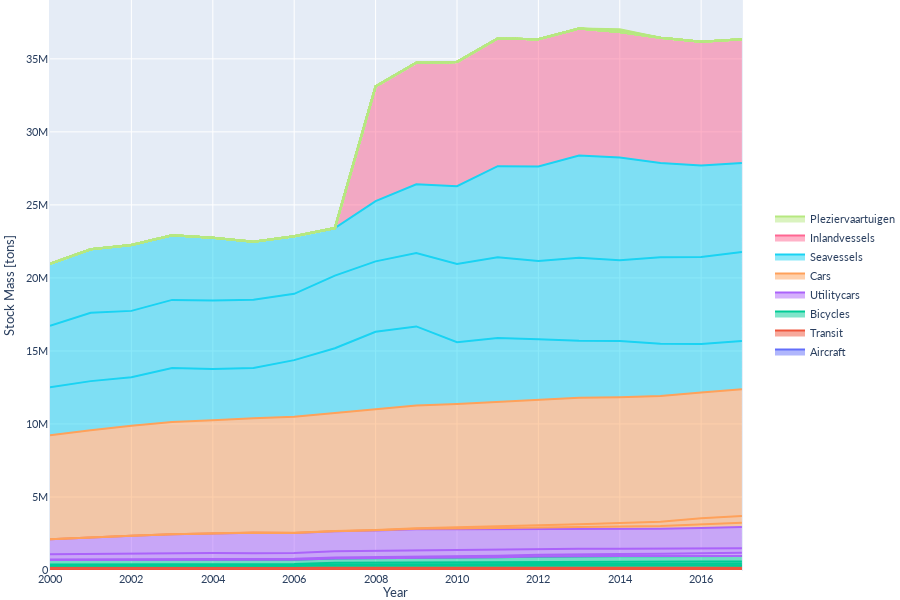

Notebook code cell kept with this figure:
### Markdown cell above
## 2 dimensional viewer
The 2-dimensional explorer allows to explore data using two dimensions.

### Code cell
### include and exclude are kinda mutually exclusive, be sane.
stocks.PlotMass2Dim(mat, 
                    Dim=['Class', 'Vehicle'], 
                    materials = dict(include = ['All'], exclude = [None]),
                    matgroup = dict(include = ['All'], exclude = [None]),
                    vehicles = dict(include = ['All'], exclude = [None]),
                    classes = dict(include = ['All'], exclude = [None]),
                    domain = dict(include = ['All'], exclude = [None]),
                    category_orders={'Class':['Inlandvessels','Seavessels','Cars','Utilitycars','Bicycles','Transit','Aircraft'][::-1]},
                    ylabel='Stock Mass [tons]',
                    )

### Figure 1 — Plotly figure (JSON) as saved in the notebook; plotly's stock layout.template omitted (floating-point values rounded to 4 significant figures)
{"data": [{"groupnorm": "", "hoverlabel": {"namelength": 0}, "hovertemplate": "Class=Aircraft<br>Vehicle=balloon<br>Year=%{x}<br>Mass=%{y}", "legendgroup": "Class=Aircraft", "line": {"color": "#636efa"}, "mode": "lines", "name": "Aircraft", "orientation": "v", "showlegend": true, "stackgroup": "1", "type": "scatter", "x": [2000, 2001, 2002, 2003, 2004, 2005, 2006, 2007, 2008, 2009, 2010, 2011, 2012, 2013, 2014, 2015, 2016, 2017], "xaxis": "x", "y": [255.4, 274.6, 276.0, 288.6, 290.5, 285.2, 290.5, 303.2, 305.1, 311.1, 307.1, 306.5, 307.8, 297.2, 286.6, 276.0, 283.3, 276.0], "yaxis": "y"}, {"groupnorm": "", "hoverlabel": {"namelength": 0}, "hovertemplate": "Class=Aircraft<br>Vehicle=B747<br>Year=%{x}<br>Mass=%{y}", "legendgroup": "Class=Aircraft", "line": {"color": "#636efa"}, "mode": "lines", "name": "Aircraft", "orientation": "v", "showlegend": false, "stackgroup": "1", "type": "scatter", "x": [2000, 2001, 2002, 2003, 2004, 2005, 2006, 2007, 2008, 2009, 2010, 2011, 2012, 2013, 2014, 2015, 2016, 2017], "xaxis": "x", "y": [6973.0, 6973.0, 6790.0, 6239.0, 5322.0, 5322.0, 5505, 5505, 5505, 5505, 5138, 5138, 4954.0, 5322.0, 5322.0, 5138, 4771, 3853.0], "yaxis": "y"}, {"groupnorm": "", "hoverlabel": {"namelength": 0}, "hovertemplate": "Class=Aircraft<br>Vehicle=A330<br>Year=%{x}<br>Mass=%{y}", "legendgroup": "Class=Aircraft", "line": {"color": "#636efa"}, "mode": "lines", "name": "Aircraft", "orientation": "v", "showlegend": false, "stackgroup": "1", "type": "scatter", "x": [2000, 2001, 2002, 2003, 2004, 2005, 2006, 2007, 2008, 2009, 2010, 2011, 2012, 2013, 2014, 2015, 2016, 2017], "xaxis": "x", "y": [16270.0, 16790.0, 16670.0, 18620.0, 18040.0, 16620.0, 16450.0, 16790.0, 16850.0, 17870.0, 17250.0, 16560.0, 16450.0, 16620.0, 16330.0, 15930.0, 16270.0, 16730.0], "yaxis": "y"}, {"groupnorm": "", "hoverlabel": {"namelength": 0}, "hovertemplate": "Class=Transit<br>Vehicle=locomotive<br>Year=%{x}<br>Mass=%{y}", "legendgroup": "Class=Transit", "line": {"color": "#EF553B"}, "mode": "lines", "name": "Transit", "orientation": "v", "showlegend": true, "stackgroup": "1", "type": "scatter", "x": [2000, 2001, 2002, 2003, 2004, 2005, 2006, 2007, 2008, 2009, 2010, 2011, 2012, 2013, 2014, 2015, 2016, 2017], "xaxis": "x", "y": [23160.0, 21400.0, 21400.0, 21400.0, 21400.0, 21400.0, 21400.0, 21400.0, 21400.0, 21400.0, 21400.0, 11660.0, 6896.0, 6896.0, 6896.0, 6896.0, 6896.0, 6896.0], "yaxis": "y"}, {"groupnorm": "", "hoverlabel": {"namelength": 0}, "hovertemplate": "Class=Transit<br>Vehicle=bus<br>Year=%{x}<br>Mass=%{y}", "legendgroup": "Class=Transit", "line": {"color": "#EF553B"}, "mode": "lines", "name": "Transit", "orientation": "v", "showlegend": false, "stackgroup": "1", "type": "scatter", "x": [2000, 2001, 2002, 2003, 2004, 2005, 2006, 2007, 2008, 2009, 2010, 2011, 2012, 2013, 2014, 2015, 2016, 2017], "xaxis": "x", "y": [120900.0, 123700.0, 124500.0, 126200.0, 126200.0, 125100.0, 122700.0, 120700.0, 123400.0, 125500.0, 130400.0, 127100.0, 124400.0, 118500.0, 114000.0, 111000.0, 108100.0, 112900.0], "yaxis": "y"}, {"groupnorm": "", "hoverlabel": {"namelength": 0}, "hovertemplate": "Class=Transit<br>Vehicle=ptrain<br>Year=%{x}<br>Mass=%{y}", "legendgroup": "Class=Transit", "line": {"color": "#EF553B"}, "mode": "lines", "name": "Transit", "orientation": "v", "showlegend": false, "stackgroup": "1", "type": "scatter", "x": [2000, 2001, 2002, 2003, 2004, 2005, 2006, 2007, 2008, 2009, 2010, 2011, 2012, 2013, 2014, 2015, 2016, 2017], "xaxis": "x", "y": [133500.0, 133500.0, 139700.0, 139700.0, 134000.0, 121600.0, 127100.0, 144400.0, 143500.0, 159200.0, 153200.0, 153200.0, 163100.0, 174500.0, 161900.0, 161900.0, 174600.0, 148300.0], "yaxis": "y"}, {"groupnorm": "", "hoverlabel": {"namelength": 0}, "hovertemplate": "Class=Bicycles<br>Vehicle=emoped<br>Year=%{x}<br>Mass=%{y}", "legendgroup": "Class=Bicycles", "line": {"color": "#00cc96"}, "mode": "lines", "name": "Bicycles", "orientation": "v", "showlegend": true, "stackgroup": "1", "type": "scatter", "x": [2007, 2008, 2009, 2010, 2011, 2012, 2013, 2014, 2015, 2016, 2017], "xaxis": "x", "y": [2.52, 3.55, 5.589, 8.68, 12.66, 16.21, 19.87, 22.11, 26.38, 31.06, 34.97], "yaxis": "y"}, {"groupnorm": "", "hoverlabel": {"namelength": 0}, "hovertemplate": "Class=Bicycles<br>Vehicle=ebicycle<br>Year=%{x}<br>Mass=%{y}", "legendgroup": "Class=Bicycles", "line": {"color": "#00cc96"}, "mode": "lines", "name": "Bicycles", "orientation": "v", "showlegend": false, "stackgroup": "1", "type": "scatter", "x": [2012, 2013, 2014, 2015, 2016, 2017], "xaxis": "x", "y": [18920, 23650, 28380.0, 30745, 33110, 42570.0], "yaxis": "y"}, {"groupnorm": "", "hoverlabel": {"namelength": 0}, "hovertemplate": "Class=Bicycles<br>Vehicle=moped<br>Year=%{x}<br>Mass=%{y}", "legendgroup": "Class=Bicycles", "line": {"color": "#00cc96"}, "mode": "lines", "name": "Bicycles", "orientation": "v", "showlegend": false, "stackgroup": "1", "type": "scatter", "x": [2007, 2008, 2009, 2010, 2011, 2012, 2013, 2014, 2015, 2016, 2017], "xaxis": "x", "y": [70930.0, 78290.0, 86840.0, 94710.0, 101600.0, 104600.0, 106600.0, 108000.0, 109900.0, 112000.0, 114400.0], "yaxis": "y"}, {"groupnorm": "", "hoverlabel": {"namelength": 0}, "hovertemplate": "Class=Bicycles<br>Vehicle=motorbike<br>Year=%{x}<br>Mass=%{y}", "legendgroup": "Class=Bicycles", "line": {"color": "#00cc96"}, "mode": "lines", "name": "Bicycles", "orientation": "v", "showlegend": false, "stackgroup": "1", "type": "scatter", "x": [2000, 2001, 2002, 2003, 2004, 2005, 2006, 2007, 2008, 2009, 2010, 2011, 2012, 2013, 2014, 2015, 2016, 2017], "xaxis": "x", "y": [82320.0, 87230.0, 91980.0, 98840.0, 103500.0, 107700.0, 111100.0, 114200.0, 117800.0, 121900.0, 125600.0, 128300.0, 130600.0, 131900.0, 132100.0, 131800.0, 131900.0, 132700.0], "yaxis": "y"}, {"groupnorm": "", "hoverlabel": {"namelength": 0}, "hovertemplate": "Class=Bicycles<br>Vehicle=bicycle<br>Year=%{x}<br>Mass=%{y}", "legendgroup": "Class=Bicycles", "line": {"color": "#00cc96"}, "mode": "lines", "name": "Bicycles", "orientation": "v", "showlegend": false, "stackgroup": "1", "type": "scatter", "x": [2000, 2001, 2002, 2003, 2004, 2005, 2006, 2007, 2008, 2009, 2010, 2011, 2012, 2013, 2014, 2015, 2016, 2017], "xaxis": "x", "y": [295000.0, 295000.0, 295000.0, 298314, 298314, 298314, 298314, 298314, 298314, 298314, 314887, 331460, 344700.0, 369600.0, 372900.0, 376200.0, 377900.0, 377900.0], "yaxis": "y"}, {"groupnorm": "", "hoverlabel": {"namelength": 0}, "hovertemplate": "Class=Utilitycars<br>Vehicle=lorry40t<br>Year=%{x}<br>Mass=%{y}", "legendgroup": "Class=Utilitycars", "line": {"color": "#ab63fa"}, "mode": "lines", "name": "Utilitycars", "orientation": "v", "showlegend": true, "stackgroup": "1", "type": "scatter", "x": [2000, 2001, 2002, 2003, 2004, 2005, 2006, 2007, 2008, 2009, 2010, 2011, 2012, 2013, 2014, 2015, 2016, 2017], "xaxis": "x", "y": [2113.0, 2427.0, 2428.0, 2568.0, 2644.0, 2751.0, 2940.0, 3182.0, 3335.0, 3752.0, 3803.0, 3877.0, 4060.0, 3992.0, 3941.0, 3813.0, 4003.0, 4121.0], "yaxis": "y"}, {"groupnorm": "", "hoverlabel": {"namelength": 0}, "hovertemplate": "Class=Utilitycars<br>Vehicle=lorry28t<br>Year=%{x}<br>Mass=%{y}", "legendgroup": "Class=Utilitycars", "line": {"color": "#ab63fa"}, "mode": "lines", "name": "Utilitycars", "orientation": "v", "showlegend": false, "stackgroup": "1", "type": "scatter", "x": [2000, 2001, 2002, 2003, 2004, 2005, 2006, 2007, 2008, 2009, 2010, 2011, 2012, 2013, 2014, 2015, 2016, 2017], "xaxis": "x", "y": [32690.0, 35970.0, 38890.0, 43080.0, 47200.0, 51730.0, 57660.0, 67800.0, 76330.0, 84560.0, 89590.0, 101000.0, 117300.0, 132100.0, 153100.0, 167500.0, 189400.0, 219300.0], "yaxis": "y"}, {"groupnorm": "", "hoverlabel": {"namelength": 0}, "hovertemplate": "Class=Utilitycars<br>Vehicle=lorry16t<br>Year=%{x}<br>Mass=%{y}", "legendgroup": "Class=Utilitycars", "line": {"color": "#ab63fa"}, "mode": "lines", "name": "Utilitycars", "orientation": "v", "showlegend": false, "stackgroup": "1", "type": "scatter", "x": [2000, 2001, 2002, 2003, 2004, 2005, 2006, 2007, 2008, 2009, 2010, 2011, 2012, 2013, 2014, 2015, 2016, 2017], "xaxis": "x", "y": [364400.0, 383600.0, 396800.0, 399000.0, 398600.0, 401500.0, 402600.0, 428000.0, 434900.0, 438200.0, 410400.0, 398000.0, 383900.0, 363200.0, 349800.0, 333900.0, 327200.0, 315700.0], "yaxis": "y"}, {"groupnorm": "", "hoverlabel": {"namelength": 0}, "hovertemplate": "Class=Utilitycars<br>Vehicle=icevan<br>Year=%{x}<br>Mass=%{y}", "legendgroup": "Class=Utilitycars", "line": {"color": "#ab63fa"}, "mode": "lines", "name": "Utilitycars", "orientation": "v", "showlegend": false, "stackgroup": "1", "type": "scatter", "x": [2000, 2001, 2002, 2003, 2004, 2005, 2006, 2007, 2008, 2009, 2010, 2011, 2012, 2013, 2014, 2015, 2016, 2017], "xaxis": "x", "y": [1032000.0, 1140000.0, 1218000.0, 1291000.0, 1350000.0, 1404000.0, 1368000.0, 1358000.0, 1392000.0, 1425000.0, 1428000.0, 1417000.0, 1405000.0, 1385000.0, 1363000.0, 1368000.0, 1396000.0, 1444000.0], "yaxis": "y"}, {"groupnorm": "", "hoverlabel": {"namelength": 0}, "hovertemplate": "Class=Cars<br>Vehicle=hev<br>Year=%{x}<br>Mass=%{y}", "legendgroup": "Class=Cars", "line": {"color": "#FFA15A"}, "mode": "lines", "name": "Cars", "orientation": "v", "showlegend": true, "stackgroup": "1", "type": "scatter", "x": [2007, 2008, 2009, 2010, 2011, 2012, 2013, 2014, 2015, 2016, 2017], "xaxis": "x", "y": [8849.0, 13800.0, 28660.0, 48400.0, 68910.0, 86850.0, 110400.0, 159100.0, 186600.0, 253100.0, 290100.0], "yaxis": "y"}, {"groupnorm": "", "hoverlabel": {"namelength": 0}, "hovertemplate": "Class=Cars<br>Vehicle=ev<br>Year=%{x}<br>Mass=%{y}", "legendgroup": "Class=Cars", "line": {"color": "#FFA15A"}, "mode": "lines", "name": "Cars", "orientation": "v", "showlegend": false, "stackgroup": "1", "type": "scatter", "x": [2000, 2001, 2002, 2003, 2004, 2005, 2006, 2007, 2008, 2009, 2010, 2011, 2012, 2013, 2014, 2015, 2016, 2017], "xaxis": "x", "y": [77.45, 112.3, 844.2, 1003.0, 1003.0, 3232.0, 8930.0, 14870.0, 21870.0, 45280.0, 76650.0, 108100.0, 135800.0, 175600.0, 251100.0, 301900.0, 407800.0, 475200.0], "yaxis": "y"}, {"groupnorm": "", "hoverlabel": {"namelength": 0}, "hovertemplate": "Class=Cars<br>Vehicle=icev<br>Year=%{x}<br>Mass=%{y}", "legendgroup": "Class=Cars", "line": {"color": "#FFA15A"}, "mode": "lines", "name": "Cars", "orientation": "v", "showlegend": false, "stackgroup": "1", "type": "scatter", "x": [2000, 2001, 2002, 2003, 2004, 2005, 2006, 2007, 2008, 2009, 2010, 2011, 2012, 2013, 2014, 2015, 2016, 2017], "xaxis": "x", "y": [7109000.0, 7329000.0, 7521000.0, 7682000.0, 7743000.0, 7835000.0, 7944000.0, 8087000.0, 8259000.0, 8401000.0, 8454000.0, 8544000.0, 8649000.0, 8668000.0, 8598000.0, 8595000.0, 8609000.0, 8673000.0], "yaxis": "y"}, {"groupnorm": "", "hoverlabel": {"namelength": 0}, "hovertemplate": "Class=Seavessels<br>Vehicle=tanker<br>Year=%{x}<br>Mass=%{y}", "legendgroup": "Class=Seavessels", "line": {"color": "#19d3f3"}, "mode": "lines", "name": "Seavessels", "orientation": "v", "showlegend": true, "stackgroup": "1", "type": "scatter", "x": [2000, 2001, 2002, 2003, 2004, 2005, 2006, 2007, 2008, 2009, 2010, 2011, 2012, 2013, 2014, 2015, 2016, 2017], "xaxis": "x", "y": [3291000.0, 3357000.0, 3324000.0, 3703000.0, 3513000.0, 3437000.0, 3883000.0, 4426000.0, 5305000.0, 5415000.0, 4224000.0, 4367000.0, 4109000.0, 3908000.0, 3848000.0, 3589000.0, 3318000.0, 3307000.0], "yaxis": "y"}, {"groupnorm": "", "hoverlabel": {"namelength": 0}, "hovertemplate": "Class=Seavessels<br>Vehicle=hmax<br>Year=%{x}<br>Mass=%{y}", "legendgroup": "Class=Seavessels", "line": {"color": "#19d3f3"}, "mode": "lines", "name": "Seavessels", "orientation": "v", "showlegend": false, "stackgroup": "1", "type": "scatter", "x": [2000, 2001, 2002, 2003, 2004, 2005, 2006, 2007, 2008, 2009, 2010, 2011, 2012, 2013, 2014, 2015, 2016, 2017], "xaxis": "x", "y": [4208000.0, 4679000.0, 4544000.0, 4664000.0, 4693000.0, 4674000.0, 4543000.0, 4972000.0, 4822000.0, 5020000.0, 5357000.0, 5534000.0, 5347000.0, 5677000.0, 5545000.0, 5911000.0, 5964000.0, 6085000.0], "yaxis": "y"}, {"groupnorm": "", "hoverlabel": {"namelength": 0}, "hovertemplate": "Class=Seavessels<br>Vehicle=bulker<br>Year=%{x}<br>Mass=%{y}", "legendgroup": "Class=Seavessels", "line": {"color": "#19d3f3"}, "mode": "lines", "name": "Seavessels", "orientation": "v", "showlegend": false, "stackgroup": "1", "type": "scatter", "x": [2000, 2001, 2002, 2003, 2004, 2005, 2006, 2007, 2008, 2009, 2010, 2011, 2012, 2013, 2014, 2015, 2016, 2017], "xaxis": "x", "y": [4249000.0, 4346000.0, 4517000.0, 4421000.0, 4292000.0, 3970000.0, 3938000.0, 3257000.0, 4129000.0, 4709000.0, 5323000.0, 6231000.0, 6473000.0, 7006000.0, 7030000.0, 6464000.0, 6267000.0, 6091000.0], "yaxis": "y"}, {"groupnorm": "", "hoverlabel": {"namelength": 0}, "hovertemplate": "Class=Inlandvessels<br>Vehicle=hmaxin<br>Year=%{x}<br>Mass=%{y}", "legendgroup": "Class=Inlandvessels", "line": {"color": "#FF6692"}, "mode": "lines", "name": "Inlandvessels", "orientation": "v", "showlegend": true, "stackgroup": "1", "type": "scatter", "x": [2008, 2009, 2010, 2011, 2012, 2013, 2014, 2015, 2016, 2017], "xaxis": "x", "y": [7851000.0, 8326000.0, 8514000.0, 8746000.0, 8715000.0, 8695000.0, 8589000.0, 8577000.0, 8465000.0, 8482000.0], "yaxis": "y"}, {"groupnorm": "", "hoverlabel": {"namelength": 0}, "hovertemplate": "Class=Pleziervaartuigen<br>Vehicle=Overigecatamarans<br>Year=%{x}<br>Mass=%{y}", "legendgroup": "Class=Pleziervaartuigen", "line": {"color": "#B6E880"}, "mode": "lines", "name": "Pleziervaartuigen", "orientation": "v", "showlegend": true, "stackgroup": "1", "type": "scatter", "x": [2014], "xaxis": "x", "y": [45], "yaxis": "y"}, {"groupnorm": "", "hoverlabel": {"namelength": 0}, "hovertemplate": "Class=Pleziervaartuigen<br>Vehicle=Kanos<br>Year=%{x}<br>Mass=%{y}", "legendgroup": "Class=Pleziervaartuigen", "line": {"color": "#B6E880"}, "mode": "lines", "name": "Pleziervaartuigen", "orientation": "v", "showlegend": false, "stackgroup": "1", "type": "scatter", "x": [2014], "xaxis": "x", "y": [60], "yaxis": "y"}, {"groupnorm": "", "hoverlabel": {"namelength": 0}, "hovertemplate": "Class=Pleziervaartuigen<br>Vehicle=Zwaardboten<br>Year=%{x}<br>Mass=%{y}", "legendgroup": "Class=Pleziervaartuigen", "line": {"color": "#B6E880"}, "mode": "lines", "name": "Pleziervaartuigen", "orientation": "v", "showlegend": false, "stackgroup": "1", "type": "scatter", "x": [2014], "xaxis": "x", "y": [100], "yaxis": "y"}, {"groupnorm": "", "hoverlabel": {"namelength": 0}, "hovertemplate": "Class=Pleziervaartuigen<br>Vehicle=Openzeilboot<br>Year=%{x}<br>Mass=%{y}", "legendgroup": "Class=Pleziervaartuigen", "line": {"color": "#B6E880"}, "mode": "lines", "name": "Pleziervaartuigen", "orientation": "v", "showlegend": false, "stackgroup": "1", "type": "scatter", "x": [2014], "xaxis": "x", "y": [157.7], "yaxis": "y"}, {"groupnorm": "", "hoverlabel": {"namelength": 0}, "hovertemplate": "Class=Pleziervaartuigen<br>Vehicle=Openmotorboot<br>Year=%{x}<br>Mass=%{y}", "legendgroup": "Class=Pleziervaartuigen", "line": {"color": "#B6E880"}, "mode": "lines", "name": "Pleziervaartuigen", "orientation": "v", "showlegend": false, "stackgroup": "1", "type": "scatter", "x": [2014], "xaxis": "x", "y": [160.7], "yaxis": "y"}, {"groupnorm": "", "hoverlabel": {"namelength": 0}, "hovertemplate": "Class=Pleziervaartuigen<br>Vehicle=Opencatamarans<br>Year=%{x}<br>Mass=%{y}", "legendgroup": "Class=Pleziervaartuigen", "line": {"color": "#B6E880"}, "mode": "lines", "name": "Pleziervaartuigen", "orientation": "v", "showlegend": false, "stackgroup": "1", "type": "scatter", "x": [2014], "xaxis": "x", "y": [180], "yaxis": "y"}, {"groupnorm": "", "hoverlabel": {"namelength": 0}, "hovertemplate": "Class=Pleziervaartuigen<br>Vehicle=Jetskis<br>Year=%{x}<br>Mass=%{y}", "legendgroup": "Class=Pleziervaartuigen", "line": {"color": "#B6E880"}, "mode": "lines", "name": "Pleziervaartuigen", "orientation": "v", "showlegend": false, "stackgroup": "1", "type": "scatter", "x": [2014], "xaxis": "x", "y": [600], "yaxis": "y"}, {"groupnorm": "", "hoverlabel": {"namelength": 0}, "hovertemplate": "Class=Pleziervaartuigen<br>Vehicle=Surfplanken<br>Year=%{x}<br>Mass=%{y}", "legendgroup": "Class=Pleziervaartuigen", "line": {"color": "#B6E880"}, "mode": "lines", "name": "Pleziervaartuigen", "orientation": "v", "showlegend": false, "stackgroup": "1", "type": "scatter", "x": [2014], "xaxis": "x", "y": [626], "yaxis": "y"}, {"groupnorm": "", "hoverlabel": {"namelength": 0}, "hovertemplate": "Class=Pleziervaartuigen<br>Vehicle=Overigekanos<br>Year=%{x}<br>Mass=%{y}", "legendgroup": "Class=Pleziervaartuigen", "line": {"color": "#B6E880"}, "mode": "lines", "name": "Pleziervaartuigen", "orientation": "v", "showlegend": false, "stackgroup": "1", "type": "scatter", "x": [2014], "xaxis": "x", "y": [700], "yaxis": "y"}, {"groupnorm": "", "hoverlabel": {"namelength": 0}, "hovertemplate": "Class=Pleziervaartuigen<br>Vehicle=Roeiboten<br>Year=%{x}<br>Mass=%{y}", "legendgroup": "Class=Pleziervaartuigen", "line": {"color": "#B6E880"}, "mode": "lines", "name": "Pleziervaartuigen", "orientation": "v", "showlegend": false, "stackgroup": "1", "type": "scatter", "x": [2014], "xaxis": "x", "y": [1300], "yaxis": "y"}, {"groupnorm": "", "hoverlabel": {"namelength": 0}, "hovertemplate": "Class=Pleziervaartuigen<br>Vehicle=Wedstrijdzeilboten<br>Year=%{x}<br>Mass=%{y}", "legendgroup": "Class=Pleziervaartuigen", "line": {"color": "#B6E880"}, "mode": "lines", "name": "Pleziervaartuigen", "orientation": "v", "showlegend": false, "stackgroup": "1", "type": "scatter", "x": [2014], "xaxis": "x", "y": [2000], "yaxis": "y"}, {"groupnorm": "", "hoverlabel": {"namelength": 0}, "hovertemplate": "Class=Pleziervaartuigen<br>Vehicle=Anderepleziervaartuigen<br>Year=%{x}<br>Mass=%{y}", "legendgroup": "Class=Pleziervaartuigen", "line": {"color": "#B6E880"}, "mode": "lines", "name": "Pleziervaartuigen", "orientation": "v", "showlegend": false, "stackgroup": "1", "type": "scatter", "x": [2014], "xaxis": "x", "y": [2995.0], "yaxis": "y"}, {"groupnorm": "", "hoverlabel": {"namelength": 0}, "hovertemplate": "Class=Pleziervaartuigen<br>Vehicle=Kleinezeilboten<br>Year=%{x}<br>Mass=%{y}", "legendgroup": "Class=Pleziervaartuigen", "line": {"color": "#B6E880"}, "mode": "lines", "name": "Pleziervaartuigen", "orientation": "v", "showlegend": false, "stackgroup": "1", "type": "scatter", "x": [2014], "xaxis": "x", "y": [4000], "yaxis": "y"}, {"groupnorm": "", "hoverlabel": {"namelength": 0}, "hovertemplate": "Class=Pleziervaartuigen<br>Vehicle=Kajuitzeilboot<br>Year=%{x}<br>Mass=%{y}", "legendgroup": "Class=Pleziervaartuigen", "line": {"color": "#B6E880"}, "mode": "lines", "name": "Pleziervaartuigen", "orientation": "v", "showlegend": false, "stackgroup": "1", "type": "scatter", "x": [2014], "xaxis": "x", "y": [4679.0], "yaxis": "y"}, {"groupnorm": "", "hoverlabel": {"namelength": 0}, "hovertemplate": "Class=Pleziervaartuigen<br>Vehicle=Buitenwatervisboten<br>Year=%{x}<br>Mass=%{y}", "legendgroup": "Class=Pleziervaartuigen", "line": {"color": "#B6E880"}, "mode": "lines", "name": "Pleziervaartuigen", "orientation": "v", "showlegend": false, "stackgroup": "1", "type": "scatter", "x": [2014], "xaxis": "x", "y": [7500], "yaxis": "y"}, {"groupnorm": "", "hoverlabel": {"namelength": 0}, "hovertemplate": "Class=Pleziervaartuigen<br>Vehicle=Exwedstrijdzeilboten<br>Year=%{x}<br>Mass=%{y}", "legendgroup": "Class=Pleziervaartuigen", "line": {"color": "#B6E880"}, "mode": "lines", "name": "Pleziervaartuigen", "orientation": "v", "showlegend": false, "stackgroup": "1", "type": "scatter", "x": [2014], "xaxis": "x", "y": [8500], "yaxis": "y"}, {"groupnorm": "", "hoverlabel": {"namelength": 0}, "hovertemplate": "Class=Pleziervaartuigen<br>Vehicle=Overigemotorboten<br>Year=%{x}<br>Mass=%{y}", "legendgroup": "Class=Pleziervaartuigen", "line": {"color": "#B6E880"}, "mode": "lines", "name": "Pleziervaartuigen", "orientation": "v", "showlegend": false, "stackgroup": "1", "type": "scatter", "x": [2014], "xaxis": "x", "y": [18000], "yaxis": "y"}, {"groupnorm": "", "hoverlabel": {"namelength": 0}, "hovertemplate": "Class=Pleziervaartuigen<br>Vehicle=Binnenwatervisboten<br>Year=%{x}<br>Mass=%{y}", "legendgroup": "Class=Pleziervaartuigen", "line": {"color": "#B6E880"}, "mode": "lines", "name": "Pleziervaartuigen", "orientation": "v", "showlegend": false, "stackgroup": "1", "type": "scatter", "x": [2014], "xaxis": "x", "y": [30000], "yaxis": "y"}, {"groupnorm": "", "hoverlabel": {"namelength": 0}, "hovertemplate": "Class=Pleziervaartuigen<br>Vehicle=Snellemotorboten<br>Year=%{x}<br>Mass=%{y}", "legendgroup": "Class=Pleziervaartuigen", "line": {"color": "#B6E880"}, "mode": "lines", "name": "Pleziervaartuigen", "orientation": "v", "showlegend": false, "stackgroup": "1", "type": "scatter", "x": [2014], "xaxis": "x", "y": [30000], "yaxis": "y"}, {"groupnorm": "", "hoverlabel": {"namelength": 0}, "hovertemplate": "Class=Pleziervaartuigen<br>Vehicle=Platbodem<br>Year=%{x}<br>Mass=%{y}", "legendgroup": "Class=Pleziervaartuigen", "line": {"color": "#B6E880"}, "mode": "lines", "name": "Pleziervaartuigen", "orientation": "v", "showlegend": false, "stackgroup": "1", "type": "scatter", "x": [2014], "xaxis": "x", "y": [32010.0], "yaxis": "y"}, {"groupnorm": "", "hoverlabel": {"namelength": 0}, "hovertemplate": "Class=Pleziervaartuigen<br>Vehicle=Kajuitmotorboot<br>Year=%{x}<br>Mass=%{y}", "legendgroup": "Class=Pleziervaartuigen", "line": {"color": "#B6E880"}, "mode": "lines", "name": "Pleziervaartuigen", "orientation": "v", "showlegend": false, "stackgroup": "1", "type": "scatter", "x": [2014], "xaxis": "x", "y": [40980.0], "yaxis": "y"}], "layout": {"font": {"family": "Lato, sans serif", "size": 11}, "height": 600, "legend": {"tracegroupgap": 0, "traceorder": "reversed", "y": 0.5}, "margin": {"b": 30, "l": 50, "pad": 1, "r": 0, "t": 0}, "xaxis": {"anchor": "y", "domain": [0, 0.98], "title": {"text": "Year"}}, "yaxis": {"anchor": "x", "domain": [0, 1], "title": {"text": "Stock Mass [tons]"}}}}
